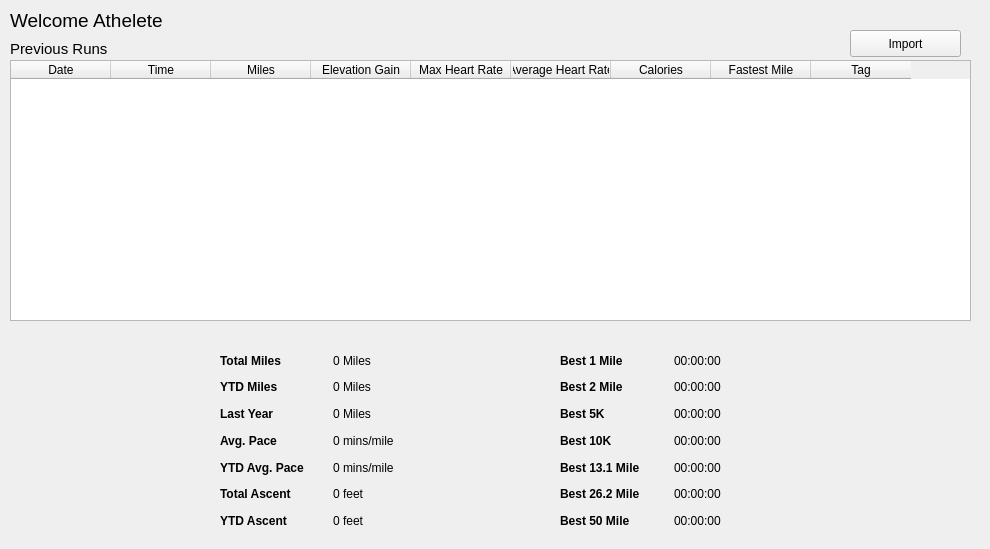
<?xml version="1.0" encoding="UTF-8"?>
<ui version="4.0">
 <class>AthlWindow</class>
 <widget class="QWidget" name="AthlWindow">
  <property name="geometry">
   <rect>
    <x>0</x>
    <y>0</y>
    <width>990</width>
    <height>549</height>
   </rect>
  </property>
  <property name="windowTitle">
   <string>Form</string>
  </property>
  <widget class="QLabel" name="label">
   <property name="geometry">
    <rect>
     <x>10</x>
     <y>10</y>
     <width>191</width>
     <height>21</height>
    </rect>
   </property>
   <property name="font">
    <font>
     <pointsize>14</pointsize>
    </font>
   </property>
   <property name="text">
    <string>Welcome Athelete</string>
   </property>
  </widget>
  <widget class="QPushButton" name="pushButton_Import">
   <property name="geometry">
    <rect>
     <x>850</x>
     <y>30</y>
     <width>111</width>
     <height>27</height>
    </rect>
   </property>
   <property name="text">
    <string>Import</string>
   </property>
  </widget>
  <widget class="QLabel" name="label_2">
   <property name="geometry">
    <rect>
     <x>10</x>
     <y>40</y>
     <width>131</width>
     <height>17</height>
    </rect>
   </property>
   <property name="font">
    <font>
     <pointsize>11</pointsize>
    </font>
   </property>
   <property name="text">
    <string>Previous Runs</string>
   </property>
  </widget>
  <widget class="QLabel" name="label_4">
   <property name="geometry">
    <rect>
     <x>10</x>
     <y>210</y>
     <width>141</width>
     <height>31</height>
    </rect>
   </property>
   <property name="font">
    <font>
     <pointsize>11</pointsize>
    </font>
   </property>
   <property name="text">
    <string>Overall Statistics</string>
   </property>
  </widget>
  <widget class="QWidget" name="gridLayoutWidget">
   <property name="geometry">
    <rect>
     <x>220</x>
     <y>350</y>
     <width>561</width>
     <height>181</height>
    </rect>
   </property>
   <layout class="QGridLayout" name="gridLayout">
    <item row="5" column="1">
     <widget class="QLabel" name="ascent">
      <property name="text">
       <string>0 feet</string>
      </property>
     </widget>
    </item>
    <item row="0" column="4">
     <widget class="QLabel" name="mile1">
      <property name="text">
       <string>00:00:00</string>
      </property>
     </widget>
    </item>
    <item row="4" column="0">
     <widget class="QLabel" name="label_8">
      <property name="font">
       <font>
        <weight>75</weight>
        <bold>true</bold>
       </font>
      </property>
      <property name="text">
       <string>YTD Avg. Pace</string>
      </property>
     </widget>
    </item>
    <item row="2" column="0">
     <widget class="QLabel" name="label_6">
      <property name="font">
       <font>
        <weight>75</weight>
        <bold>true</bold>
       </font>
      </property>
      <property name="text">
       <string>Last Year</string>
      </property>
     </widget>
    </item>
    <item row="0" column="0">
     <widget class="QLabel" name="label_3">
      <property name="font">
       <font>
        <weight>75</weight>
        <bold>true</bold>
       </font>
      </property>
      <property name="text">
       <string>Total Miles</string>
      </property>
     </widget>
    </item>
    <item row="5" column="0">
     <widget class="QLabel" name="label_9">
      <property name="font">
       <font>
        <weight>75</weight>
        <bold>true</bold>
       </font>
      </property>
      <property name="text">
       <string>Total Ascent</string>
      </property>
     </widget>
    </item>
    <item row="1" column="0">
     <widget class="QLabel" name="label_5">
      <property name="font">
       <font>
        <weight>75</weight>
        <bold>true</bold>
       </font>
      </property>
      <property name="text">
       <string>YTD Miles</string>
      </property>
     </widget>
    </item>
    <item row="3" column="0">
     <widget class="QLabel" name="label_7">
      <property name="font">
       <font>
        <weight>75</weight>
        <bold>true</bold>
       </font>
      </property>
      <property name="text">
       <string>Avg. Pace</string>
      </property>
     </widget>
    </item>
    <item row="6" column="0">
     <widget class="QLabel" name="label_10">
      <property name="font">
       <font>
        <weight>75</weight>
        <bold>true</bold>
       </font>
      </property>
      <property name="text">
       <string>YTD Ascent</string>
      </property>
     </widget>
    </item>
    <item row="1" column="1">
     <widget class="QLabel" name="ytd_miles">
      <property name="text">
       <string>0 Miles</string>
      </property>
     </widget>
    </item>
    <item row="0" column="1">
     <widget class="QLabel" name="miles">
      <property name="text">
       <string>0 Miles</string>
      </property>
     </widget>
    </item>
    <item row="2" column="1">
     <widget class="QLabel" name="last_miles">
      <property name="text">
       <string>0 Miles</string>
      </property>
     </widget>
    </item>
    <item row="3" column="1">
     <widget class="QLabel" name="pace">
      <property name="text">
       <string>0 mins/mile</string>
      </property>
     </widget>
    </item>
    <item row="4" column="1">
     <widget class="QLabel" name="ytd_pace">
      <property name="text">
       <string>0 mins/mile</string>
      </property>
     </widget>
    </item>
    <item row="6" column="1">
     <widget class="QLabel" name="ytd_ascent">
      <property name="text">
       <string>0 feet</string>
      </property>
     </widget>
    </item>
    <item row="0" column="3">
     <widget class="QLabel" name="label_25">
      <property name="font">
       <font>
        <weight>75</weight>
        <bold>true</bold>
       </font>
      </property>
      <property name="text">
       <string>Best 1 Mile</string>
      </property>
     </widget>
    </item>
    <item row="1" column="3">
     <widget class="QLabel" name="label_26">
      <property name="font">
       <font>
        <weight>75</weight>
        <bold>true</bold>
       </font>
      </property>
      <property name="text">
       <string>Best 2 Mile</string>
      </property>
     </widget>
    </item>
    <item row="2" column="3">
     <widget class="QLabel" name="label_27">
      <property name="font">
       <font>
        <weight>75</weight>
        <bold>true</bold>
       </font>
      </property>
      <property name="text">
       <string>Best 5K</string>
      </property>
     </widget>
    </item>
    <item row="3" column="3">
     <widget class="QLabel" name="label_28">
      <property name="font">
       <font>
        <weight>75</weight>
        <bold>true</bold>
       </font>
      </property>
      <property name="text">
       <string>Best 10K</string>
      </property>
     </widget>
    </item>
    <item row="4" column="3">
     <widget class="QLabel" name="label_29">
      <property name="font">
       <font>
        <weight>75</weight>
        <bold>true</bold>
       </font>
      </property>
      <property name="text">
       <string>Best 13.1 Mile</string>
      </property>
     </widget>
    </item>
    <item row="5" column="3">
     <widget class="QLabel" name="label_30">
      <property name="font">
       <font>
        <weight>75</weight>
        <bold>true</bold>
       </font>
      </property>
      <property name="text">
       <string>Best 26.2 Mile</string>
      </property>
     </widget>
    </item>
    <item row="6" column="3">
     <widget class="QLabel" name="label_31">
      <property name="font">
       <font>
        <weight>75</weight>
        <bold>true</bold>
       </font>
      </property>
      <property name="text">
       <string>Best 50 Mile</string>
      </property>
     </widget>
    </item>
    <item row="1" column="4">
     <widget class="QLabel" name="mile2">
      <property name="text">
       <string>00:00:00</string>
      </property>
     </widget>
    </item>
    <item row="2" column="4">
     <widget class="QLabel" name="k5">
      <property name="text">
       <string>00:00:00</string>
      </property>
     </widget>
    </item>
    <item row="5" column="4">
     <widget class="QLabel" name="mar">
      <property name="text">
       <string>00:00:00</string>
      </property>
     </widget>
    </item>
    <item row="3" column="4">
     <widget class="QLabel" name="k10">
      <property name="text">
       <string>00:00:00</string>
      </property>
     </widget>
    </item>
    <item row="4" column="4">
     <widget class="QLabel" name="half_mar">
      <property name="text">
       <string>00:00:00</string>
      </property>
     </widget>
    </item>
    <item row="6" column="4">
     <widget class="QLabel" name="mile50">
      <property name="text">
       <string>00:00:00</string>
      </property>
     </widget>
    </item>
    <item row="0" column="2">
     <widget class="QLabel" name="label_19">
      <property name="text">
       <string/>
      </property>
     </widget>
    </item>
   </layout>
  </widget>
  <widget class="QTableWidget" name="tableWidget">
   <property name="geometry">
    <rect>
     <x>10</x>
     <y>60</y>
     <width>961</width>
     <height>261</height>
    </rect>
   </property>
   <property name="minimumSize">
    <size>
     <width>881</width>
     <height>0</height>
    </size>
   </property>
   <property name="showGrid">
    <bool>true</bool>
   </property>
   <property name="gridStyle">
    <enum>Qt::SolidLine</enum>
   </property>
   <attribute name="horizontalHeaderDefaultSectionSize">
    <number>100</number>
   </attribute>
   <attribute name="verticalHeaderDefaultSectionSize">
    <number>30</number>
   </attribute>
   <attribute name="verticalHeaderMinimumSectionSize">
    <number>25</number>
   </attribute>
   <column>
    <property name="text">
     <string>Date</string>
    </property>
   </column>
   <column>
    <property name="text">
     <string>Time</string>
    </property>
   </column>
   <column>
    <property name="text">
     <string>Miles</string>
    </property>
   </column>
   <column>
    <property name="text">
     <string>Elevation Gain</string>
    </property>
   </column>
   <column>
    <property name="text">
     <string>Max Heart Rate</string>
    </property>
   </column>
   <column>
    <property name="text">
     <string>Average Heart Rate</string>
    </property>
   </column>
   <column>
    <property name="text">
     <string>Calories</string>
    </property>
   </column>
   <column>
    <property name="text">
     <string>Fastest Mile</string>
    </property>
   </column>
   <column>
    <property name="text">
     <string>Tag</string>
    </property>
   </column>
  </widget>
 </widget>
 <resources/>
 <connections/>
</ui>
